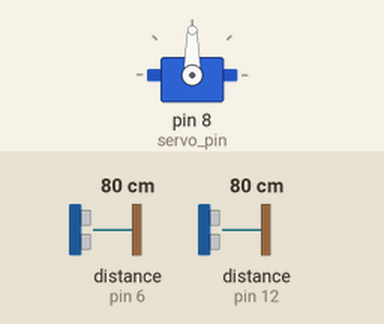
Simulated run of this sketch. Board: Arduino Uno, built with avr-gcc and run on an emulated ATmega328P. On the bench: servo. Wiring (inferred from the names in the program): 2 × ultrasonic range finder: trigger pin 9, echo pin 6 / trigger pin 11, echo pin 12. The test bench sets the inputs (shaded band); at power-on: distance to the obstacle (sensors on pin 6, pin 12) 80 cm. The echo pulse lasts 58.3 µs per cm.

Above: at 0.1 s.
At 1.9 s:
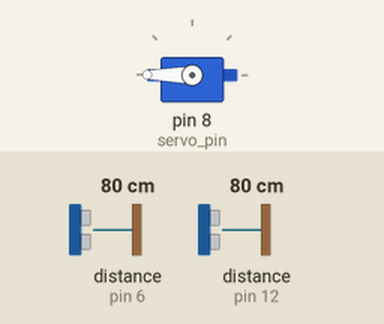
2.0 s: distance to the obstacle (sensor on pin 6) set to 76 cm
At 3.4 s:
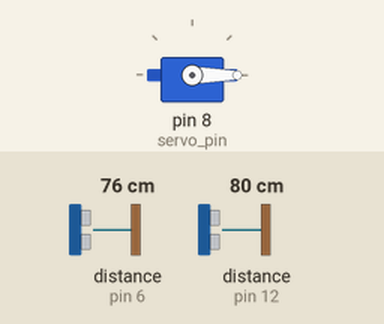
Timing chart, 0 to 5.0 s (numbered marks = the images above; inputs shaded):
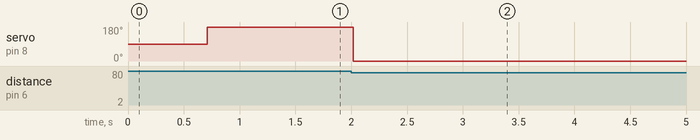

The sketch:

ssevo.ino
```cpp
#include <Servo.h> // подключаем библиотеку для работы с сервоприводом
const int TRIG_P_F=4;
const int ECHO_P_F = 5;
const int ECHO_P_R = 12;
const int TRIG_P_R = 11;
const int ECHO_P_L = 6;
const int TRIG_P_L = 9;
const unsigned int W_TUNEL = 10; //ширина тунеля лабиринта
Servo servo; // объявляем переменную servo типа "servo"

int servo_pin = 8;
int js_position = 90;
int max_position = 180;
int min_position = 0;

void setup() // процедура setup
{
servo.attach(servo_pin, min_position ,max_position );

pinMode(TRIG_P_F, OUTPUT);
pinMode(ECHO_P_F, INPUT);
pinMode(TRIG_P_R, OUTPUT);
pinMode(ECHO_P_R,INPUT);
pinMode(TRIG_P_L,OUTPUT);
pinMode(ECHO_P_L,INPUT);

//выставляем руль в изначальную позицию
servo.write(js_position);
delay(700);


}

unsigned int distantion_1(byte trig, byte echo)
{
int duration, distance;
digitalWrite(trig,LOW);
delayMicroseconds(2);
digitalWrite(trig, HIGH);
delayMicroseconds(10);
digitalWrite(trig, LOW);
duration = pulseIn(echo,HIGH);
distance = duration/58;
return(int)distance;
}

void loop() // процедура loop
{
unsigned int L, R, D;
//считываем расстояние с правого и левого сенсора
L = distantion_1(TRIG_P_L, ECHO_P_L);
R = distantion_1(TRIG_P_R, ECHO_P_R);
//рассчитываем разницу
D = L - R;

if (D> W_TUNEL / 2)
{
servo.write(0);

}else if (D<(-W_TUNEL/2)){
servo.write(180);
}
else{
servo.write(90);
}

}
```

Measured:
- the behaviour switches between 80 and 79 cm on distance to the obstacle (sensor on pin 6) (found by bisection; images 1 and 2)
- after the input at 2.0 s, servo on pin 8 (servo_pin): 180° → 0° at once
